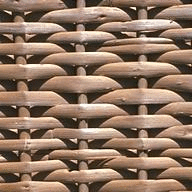
%> input picture data/basket_png.png, 192 x 192 px
$ octave texturesyn.m   (GNU Octave 9; MATLAB toolbox functions it lacks are replaced by stand-ins)
%> lines starting %> are read from the running program, lines starting %| are printed output that depends on the picture; in (x1, y1, x2, y2) boxes, pixels count from 0 and x2, y2 are one past the last pixel; in counts of white or black regions, pixels touching at a corner belong together; the program's own positions count from 1
### code/findlocation.m

function [toFill,Hp,rows,cols]=findlocation(origImg,mask,psz)
%% error check
mask(mask>0) = 1;
if ~ismatrix(mask); error('Invalid mask'); end;
if sum(sum(mask~=0 & mask~=1))>0; error('Invalid mask'); end;
if mod(psz,2)==0; error('Patch size psz must be odd.'); end;

fillRegion = mask;

origImg = double(origImg);
img = origImg;
ind = img2ind(img);
sz = [size(img,1) size(img,2)];
sourceRegion = ~fillRegion;

% Initialize isophote values
[Ix(:,:,3), Iy(:,:,3)] = gradient(img(:,:,3));
[Ix(:,:,2), Iy(:,:,2)] = gradient(img(:,:,2));
[Ix(:,:,1), Iy(:,:,1)] = gradient(img(:,:,1));
Ix = sum(Ix,3)/(3*255); Iy = sum(Iy,3)/(3*255);
temp = Ix; Ix = -Iy; Iy = temp;  % Rotate gradient 90 degrees

% Initialize confidence and data terms
C = double(sourceRegion);
D = repmat(-.1,sz);
iter = 1;
% Visualization stuff
if nargout==4
  fillMovie(1).cdata=uint8(img);
  fillMovie(1).colormap=[];
  origImg(1,1,:) = [0, 255, 0];
  iter = 2;
end

% Seed 'rand' for reproducible results (good for testing)
rand('state',0);

% Loop until entire fill region has been covered
% while any(fillRegion(:))
  % Find contour & normalized gradients of fill region
  fillRegionD = double(fillRegion); % Marcel 11/30/05
  dR = find(conv2(fillRegionD,[1,1,1;1,-8,1;1,1,1],'same')>0);

  [Nx,Ny] = gradient(double(~fillRegion)); % Marcel 11/30/05
 %[Nx,Ny] = gradient(~fillRegion);         % Original
  N = [Nx(dR(:)) Ny(dR(:))];
  N = normr(N);
  N(~isfinite(N))=0; % handle NaN and Inf

  % Compute confidences along the fill front
  for k=dR'
    Hp = getpatch(sz,k,psz);
    q = Hp(~(fillRegion(Hp))); % fillRegion?????????????????
    C(k) = sum(C(q))/numel(Hp);
  end

  % Compute patch priorities = confidence term * data term
  D(dR) = abs(Ix(dR).*N(:,1)+Iy(dR).*N(:,2)) + 0.001;
  priorities = C(dR).* D(dR);

  % Find patch with maximum priority, Hp
  [~,ndx] = max(priorities(:));
  p = dR(ndx(1));
  [Hp,rows,cols] = getpatch(sz,p,psz);
  toFill = fillRegion(Hp);
  toFill = toFill(1:min(size(origImg,1),size(toFill,1)),1:min(size(origImg,2),size(toFill,2)));
%   % Find exemplar that minimizes error, Hq
%   Hq = bestexemplar(img,img(rows,cols,:),toFill',sourceRegion);
%
%
% %---------------------------------------------------------------------
% % Scans over the entire image (with a sliding window)
% % for the exemplar with the lowest error. Calls a MEX function.
% %---------------------------------------------------------------------
% function Hq = bestexemplar(img,Ip,toFill,sourceRegion)
% m=size(Ip,1); mm=size(img,1); n=size(Ip,2); nn=size(img,2);
% best = bestexemplarhelper(mm,nn,m,n,img,Ip,toFill,sourceRegion);
% Hq = sub2ndx(best(1):best(2),(best(3):best(4))',mm);
%---------------------------------------------------------------------
% Returns the indices for a 9x9 patch centered at pixel p.
%---------------------------------------------------------------------
% [6 lines left out: function getpatch, not called in this run]

%---------------------------------------------------------------------
% Converts the (rows,cols) subscript-style indices to Matlab index-style
% indices.  Unforunately, 'sub2ind' cannot be used for this.
%---------------------------------------------------------------------
% [4 lines left out: function sub2ndx, not called in this run]


%---------------------------------------------------------------------
% Converts an indexed image into an RGB image, using 'img' as a colormap
%---------------------------------------------------------------------
function img2 = ind2img(ind,img)
for i=3:-1:1, temp=img(:,:,i); img2(:,:,i)=temp(ind); end;


%---------------------------------------------------------------------
% Converts an RGB image into a indexed image, using the image itself as
% the colormap.
%---------------------------------------------------------------------
function ind = img2ind(img)
s=size(img); ind=reshape(1:s(1)*s(2),s(1),s(2));

### code/texturesyn.m
% % fill output function
patch = im2double(imread('../data/basket_png.png'));

patchbackup = patch;
size(patch)
%> ans = [192 192 3]
close all;


PLOT_X_NUM = 4;
PLOT_Y_NUM = 3;
plotIndex = 1;

OUT_IMG_WIDTH = 300;
OUT_IMG_HEIGHT = 400;


outputImage = zeros(OUT_IMG_HEIGHT, OUT_IMG_WIDTH, 3);

outputImagePatchLabels = zeros(OUT_IMG_HEIGHT, OUT_IMG_WIDTH);

%% Place the first patch
% simply copy the entire patch onto the output image
outputImage(1:size(patch, 1), 1:size(patch, 2), :) = patch;
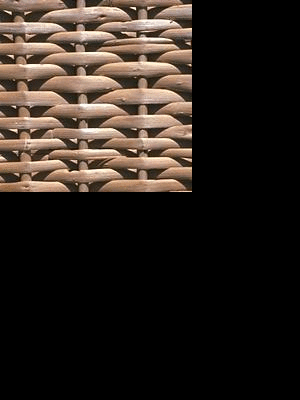
%> outputImage: size 400x300x3 double; mean R, G, B 0.174, 0.142, 0.119

outputImagePatchLabels(1:size(patch, 1), 1:size(patch, 2)) = ones(size(patch, 1), size(patch, 2));
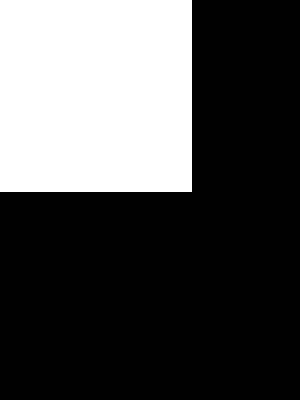
%> outputImagePatchLabels: size 400x300 double; values 0 (black) and 1 (white), 30.7% white; 1 white region, box (x1, y1, x2, y2) and area: (0, 0, 192, 192) 36864
%> the run ends on the next line

label = 1;
while sum(sum(outputImagePatchLabels==0))>0
% index = 1;
% for i =1:6
    label = label+1;
    [toFill,Hp,rows,cols] = findlocation(outputImage,~outputImagePatchLabels,71);

$ run again, with data/cyclo_Kaiming_800x600_1.jpg saved as data/basket_png.png
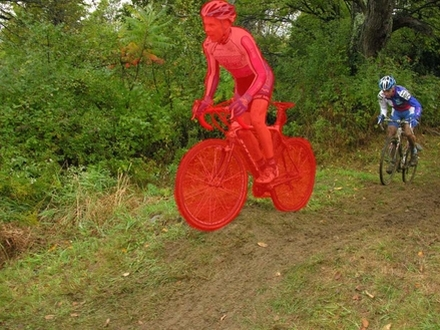
%> input picture data/cyclo_Kaiming_800x600_1.jpg, 440 x 330 px
%> `outputImagePatchLabels(1:size(patch, 1), 1:size(patch, 2)) = ones(size..`:
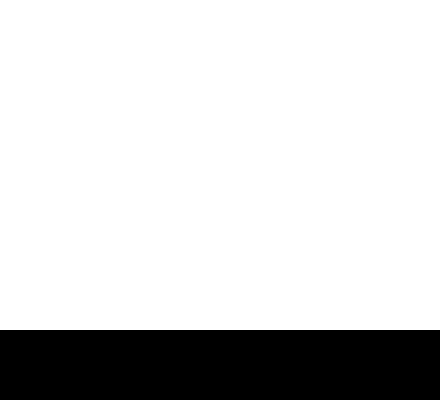
%> outputImagePatchLabels: size 400x440 double; values 0 (black) and 1 (white), 82.5% white; 1 black region, box (x1, y1, x2, y2) and area: (0, 330, 440, 400) 30800
